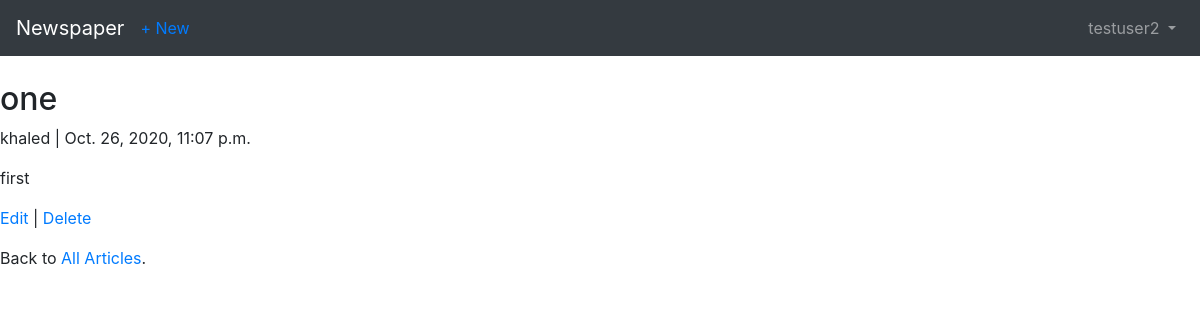
Screenshot of /articles/1/ (signed in) with the database file from the repository.
### users/models.py (models this page shows)
class CustomUser (AbstractUser):
    age = models.PositiveIntegerField(null = True , blank = True)

### articles/models.py (models this page shows, shortened)
class Article (models.Model):
    title = models.CharField(max_length=255)
    body = models.TextField()
    date = models.DateTimeField(auto_now_add=True)
    author = models.ForeignKey(get_user_model(), on_delete=models.CASCADE,)

### articles/views.py (the view)
# urls.py: path("<int:pk>/",ArticleDetailView.as_view(), name = "article_detail" ),
class ArticleDetailView (DetailView):
    model = Article
    template_name = "article_detail.html"

### templates/article_detail.html
{% extends 'base.html' %}
{% block content %}
    <div class="article-entry">
        <h2>{{ object.title }}</h2>
        <p>{{ object.author}} | {{ object.date }}</p>
        <p>{{ object.body }}</p>
    </div>
    <p><a href="{% url 'article_edit' article.pk %}">Edit</a> |
        <a href="{% url 'article_delete' article.pk %}">Delete</a>
    </p>
    <p>Back to <a href="{% url 'article_list' %}">All Articles</a>.</p>
{% endblock content %}

### templates/base.html (shortened to what this page needs)
<!DOCTYPE html>
<html lang="en">
<head>
    <link rel="stylesheet" href="https://stackpath.bootstrapcdn.com/bootstrap/4.1.3/css/bootstrap.min.css">
</head>
<body>
    <nav class="navbar navbar-expand-md navbar-dark bg-dark mb-4">
      <a class="navbar-brand" href="{% url 'home' %}">Newspaper</a>
        {% if user.is_authenticated %}
        <ul class="navbar-nav mr-auto">
            <li class="nav-item"><a href="{% url 'article_new' %}">+ New</a></li>
        </ul>
        {% endif %}
      <div class="collapse navbar-collapse" id="navbarCollapse">
        {% if user.is_authenticated %}
          <ul class="navbar-nav ml-auto">
            <li class="nav-item">
              <a class="nav-link dropdown-toggle" href="#" id="userMenu" data-toggle="dropdown" aria-haspopup="true" aria-expanded="false">
                {{ user.username }}
              </a>
            </li>
          </ul>
        {% endif %}
      </div>
    </nav>
    <div>
        {% block content %}
        {% endblock content %}
    </div>
</body>
</html>

### rows the page displays
CustomUser: username "testuser2"
Article: title "one", author "khaled", date "Oct. 26, 2020, 11:07 p.m.", body "first"
